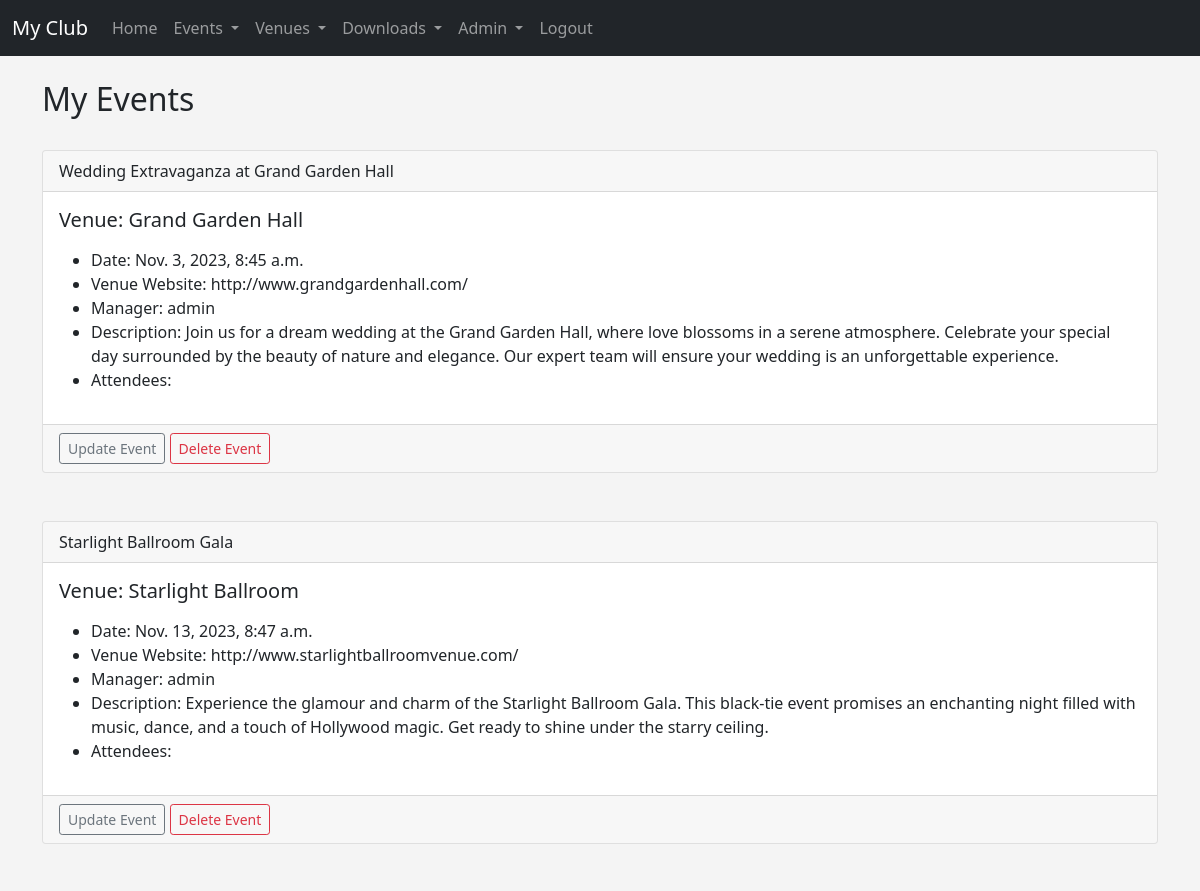
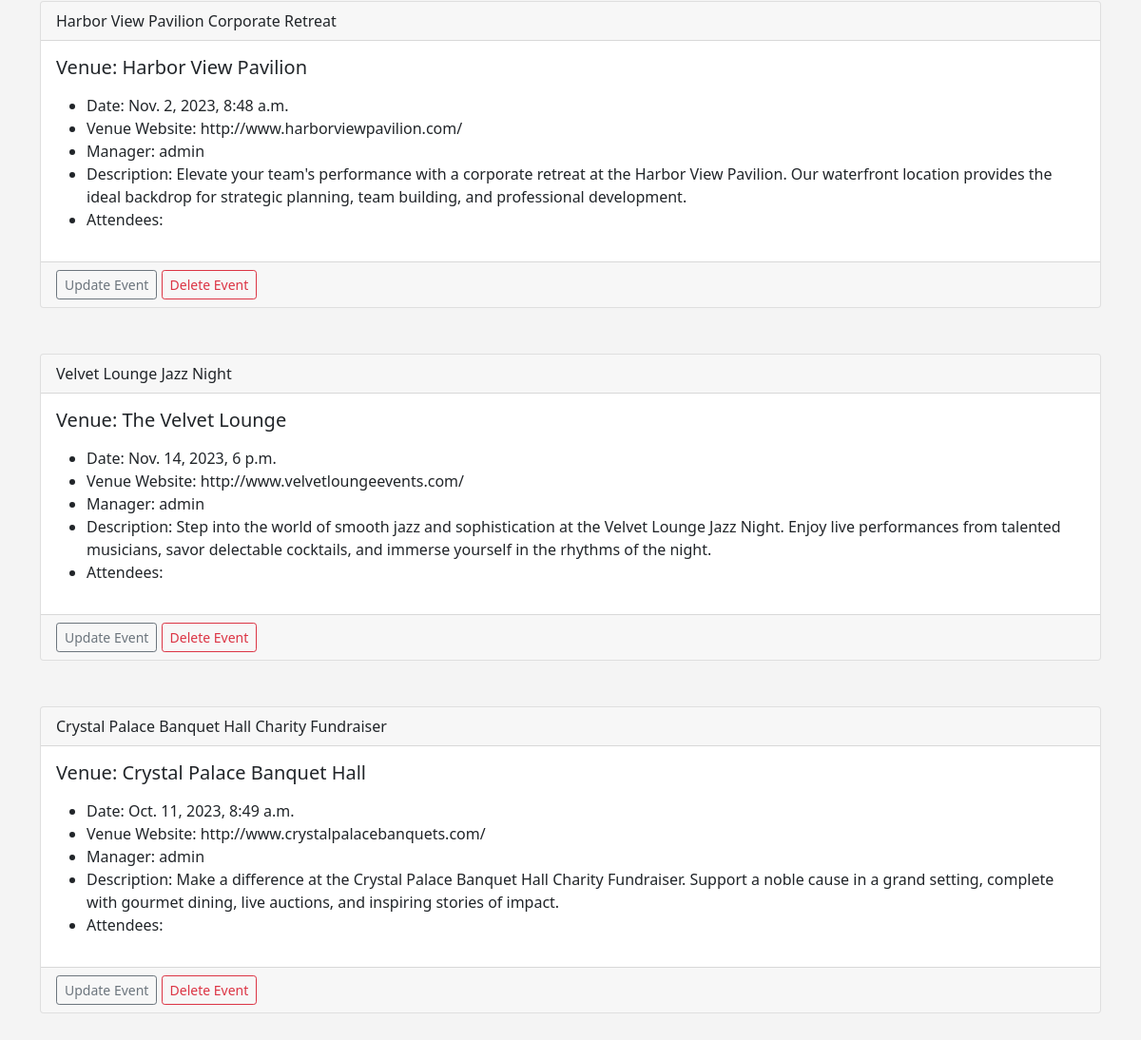
The app's page /my_events (signed in) with its own data (2 pictures, top to bottom).
### events/models.py (models this page shows, shortened)
class Event(models.Model):
	name = models.CharField('Event Name', max_length=120)
	event_date = models.DateTimeField('Event Date')
	venue = models.ForeignKey(Venue, blank=True, null=True, on_delete=models.CASCADE)
	manager = models.ForeignKey(User, blank=True, null=True, on_delete=models.SET_NULL)
	description = models.TextField(blank=True)
	attendees = models.ManyToManyField(MyClubUser, blank=True)
	approved = models.BooleanField('Aprroved', default=False)
	def __str__(self):
		return self.name

class Venue(models.Model):
	name = models.CharField('Venue Name', max_length=120)
	address = models.CharField(max_length=300)
	zip_code = models.CharField('Zip Code', max_length=15)
	phone = models.CharField('Contact Phone', max_length=25, blank=True)
	web = models.URLField('Website Address', blank=True)
	email_address = models.EmailField('Email Address', blank=True)
	owner = models.IntegerField("Venue Owner", blank=False, default=1)
	def __str__(self):
		return self.name

### events/views.py (the view)
# urls.py: path('my_events', views.my_events, name='my-events'),
@login_required(login_url='login')
def my_events(request):
	if request.user.is_authenticated:
		me = request.user.id
		events = Event.objects.filter(manager=me)
		return render(request, 'events/my_events.html', {"events":events})
	else:
		messages.success(request, ("You Aren't Authorized To View This Page"))
		return redirect('list-events')

### events/templates/events/my_events.html (shortened to what this page needs)
{% extends 'base.html' %}
{% block content %}
	<h2>My Events</h2>
	<br/>
	{% for event in events %}
  {% if event.approved %}
        <div class="card">
            <div class="card-header">
            {{ event }}
            </div>
        <div class="card-body">
            <h5 class="card-title">Venue: {{ event.venue }}</h5>
            <p class="card-text">
                <ul>
                    <li>Date: {{ event.event_date }}</li>
                    <li>Venue Website: {{ event.venue.web }}</li>
                    <li>Manager: {{ event.manager }}</li>
                    <li>Description: {{ event.description }}</li>
                    <li>Attendees:<br/>
                        </li>
                </ul>
            </p>
        </div>
  {% if user.is_authenticated %}
    {% if user == event.manager %}
      <div class="card-footer text-muted">
        <a href="{% url 'update-event' event.id %}" class="btn btn-outline-secondary btn-sm">Update Event</a>
        <a href="{% url 'delete-event' event.id %}" class="btn btn-outline-danger btn-sm">Delete Event</a>
      </div>
    {% endif %}
  {% endif %}
</div>
	<br/><br/>
  {% endif %}
	{% endfor %}
{% endblock %}

### events/templates/base.html (style rules this page uses)
body { background: #f4f4f4; }

### records on screen
Event: name "Wedding Extravaganza at Grand Garden Hall", venue "Grand Garden Hall", event_date "Nov. 3, 2023, 8:45 a.m.", venue.web "http://www.grandgardenhall.com/", manager "admin", description "Join us for a dream wedding at the Grand Garden Hall, where love blossoms in a serene atmosphere. Celebrate your special day surrounded by the beauty of nature and elegance. Our expert team will ensure your wedding is an unforgettable experience.", shows "Update Event"
Event: name "Starlight Ballroom Gala", venue "Starlight Ballroom", event_date "Nov. 13, 2023, 8:47 a.m.", venue.web "http://www.starlightballroomvenue.com/", manager "admin", description "Experience the glamour and charm of the Starlight Ballroom Gala. This black-tie event promises an enchanting night filled with music, dance, and a touch of Hollywood magic. Get ready to shine under the starry ceiling.", shows "Update Event"
Event: name "Harbor View Pavilion Corporate Retreat", venue "Harbor View Pavilion", event_date "Nov. 2, 2023, 8:48 a.m.", venue.web "http://www.harborviewpavilion.com/", manager "admin", description "Elevate your team's performance with a corporate retreat at the Harbor View Pavilion. Our waterfront location provides the ideal backdrop for strategic planning, team building, and professional development.", shows "Update Event"
Event: name "Velvet Lounge Jazz Night", venue "The Velvet Lounge", event_date "Nov. 14, 2023, 6 p.m.", venue.web "http://www.velvetloungeevents.com/", manager "admin", description "Step into the world of smooth jazz and sophistication at the Velvet Lounge Jazz Night. Enjoy live performances from talented musicians, savor delectable cocktails, and immerse yourself in the rhythms of the night.", shows "Update Event"
Event: name "Crystal Palace Banquet Hall Charity Fundraiser", venue "Crystal Palace Banquet Hall", event_date "Oct. 11, 2023, 8:49 a.m.", venue.web "http://www.crystalpalacebanquets.com/", manager "admin", description "Make a difference at the Crystal Palace Banquet Hall Charity Fundraiser. Support a noble cause in a grand setting, complete with gourmet dining, live auctions, and inspiring stories of impact.", shows "Update Event"
